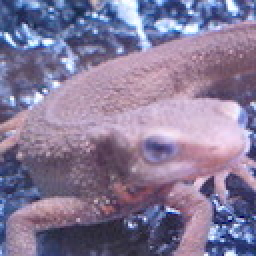
//> input picture imori.jpg, 128 x 128 px (shown 2 times larger)
$ ./answer_31   (built with g++ and OpenCV 4)
//> lines starting //> are read from the running program, lines starting //| are printed output that depends on the picture
//> further down, img is the input picture: 128 rows x 128 cols, CV_8UC3; mean B, G, R 152.8, 121.8, 134.1
#include <opencv2/core.hpp>
#include <opencv2/highgui.hpp>
#include <iostream>
#include <math.h>

using namespace cv;
using namespace std;

//
void new_center(int width, int height,
                double x_1, double x_2,
                double y_1, double y_2,
                int *tx, int *ty) {
    // 计算中心点,计算偏移量
    // 使得最后中心点依然落在原来中心点,使得图像边缘最小裁剪
    double cx = width / 2.;
    double cy = height / 2.;
    double new_cx = x_1 * cx - x_2 * cy;
    double new_cy = y_1 * cx + y_2 * cy;

    *tx = (int) (new_cx - cx);
    *ty = (int) (new_cy - cy);
}

Mat affine(cv::Mat img, double dx, double dy) {
//> called with dx = 30, dy = 30
    // get height and width
    int width = img.cols;
//> width = 128
    int height = img.rows;
//> height = 128
    int channel = img.channels();
//> channel = 3

    // other parameters
    int x_new, y_new;

    Mat out = cv::Mat::zeros(height + dy, width + dx, CV_8UC3);
    double a_x = dy / width, a_y = dx / height;
//> a_x = 0.234; a_y = 0.234
    cout << a_x << "\t" << a_y << endl;
//| 0.234375	0.234375
    // Affine transformation
    for (int y = 0; y < out.rows; y++) {
        for (int x = 0; x < out.cols; x++) {
            // get original position y
            y_new = y - a_x * x;
            if ((y_new < 0) || (y_new >= height)) {
                continue;
            }

            // get original position x
            x_new = x - a_y * y;
            if ((x_new < 0) || (x_new >= width)) {
                continue;
            }

            // assign pixel to new position
            for (int c = 0; c < channel; c++) {
                out.at<cv::Vec3b>(y, x)[c] = img.at<cv::Vec3b>(y_new, x_new)[c];
            }
        }
    }
//> this loop made 158 passes
//> (y_new, x_new) on passes 1 to 3: (-36, 4), (-35, 7), (-34, 11)
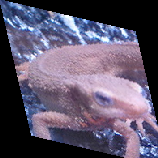
//> out: 158 rows x 158 cols, CV_8UC3; mean B, G, R 106, 84.7, 93.2
//> after the loop, y_new = 120; x_new = 120

    return out;
}

int main(int argc, const char *argv[]) {
    // read image
    cv::Mat img = cv::imread("../imori.jpg", cv::IMREAD_COLOR);
    // affine
    cv::Mat out = affine(img, 30, 30);
    //cv::imwrite("out.jpg", out);
    cv::imwrite("answer_31.jpg", out);

    return 0;
}

$ run again, with thorino.jpg copied over imori.jpg
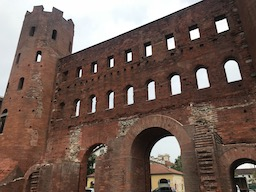
//> input picture thorino.jpg, 256 x 192 px
//> img is the input picture: 192 rows x 256 cols, CV_8UC3; mean B, G, R 85.6, 94.3, 114.5
//| 0.117188	0.15625
//> the loop in affine, `for (int y = 0; y < out.rows; y++)` made 222 passes
//> (y_new, x_new) on passes 1 to 3: (-33, 8), (-32, 16), (-31, 24)
//> after the loop in affine, `for (int y = 0; y < out.rows; y++)`:
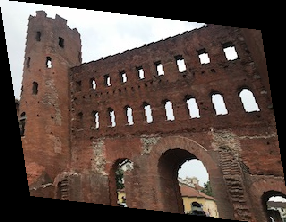
//> out: 222 rows x 286 cols, CV_8UC3; mean B, G, R 68.6, 75.5, 91.4
//> after the loop in affine, `for (int y = 0; y < out.rows; y++)`: y_new = 187; x_new = 250
